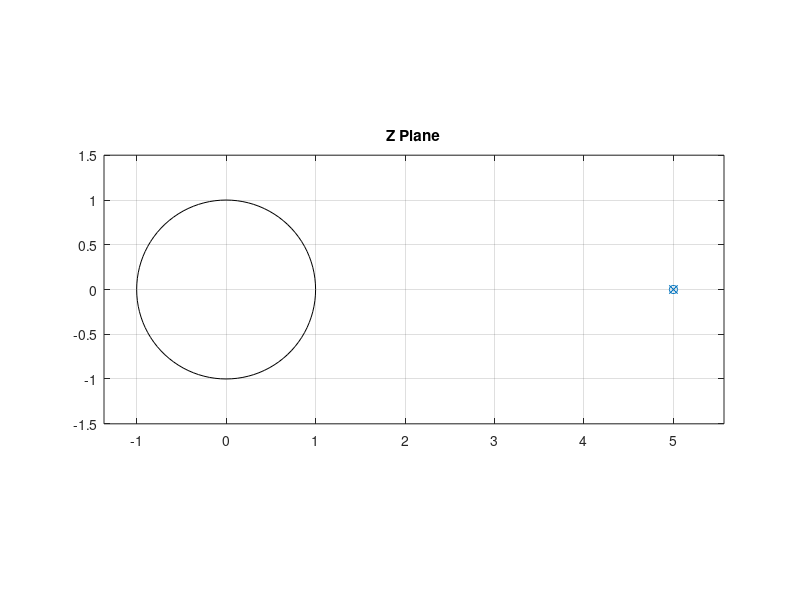

Write the MATLAB code that produced this figure.
clc;
clear all;
close all;

figure('Name','Harshal Chowdhary 2K19/EC/071','Numbertitle','off');
b=input('Enter the numerator coefficient');
a=input('Enter the denominator coefficent');
zplane(b,a)
title('Z Plane')